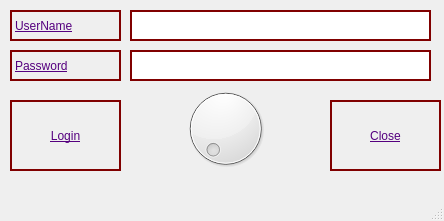
<?xml version="1.0" encoding="UTF-8"?>
<ui version="4.0">
 <class>MainWindow</class>
 <widget class="QMainWindow" name="MainWindow">
  <property name="geometry">
   <rect>
    <x>0</x>
    <y>0</y>
    <width>444</width>
    <height>221</height>
   </rect>
  </property>
  <property name="windowTitle">
   <string>MainWindow</string>
  </property>
  <widget class="QWidget" name="centralwidget">
   <widget class="QLabel" name="label">
    <property name="geometry">
     <rect>
      <x>10</x>
      <y>10</y>
      <width>111</width>
      <height>31</height>
     </rect>
    </property>
    <property name="styleSheet">
     <string notr="true">font: 75 italic 12pt &quot;Calibri&quot;;
text-decoration: underline;
color: rgb(85, 0, 127);
border: 2px solid maroon</string>
    </property>
    <property name="text">
     <string>UserName</string>
    </property>
   </widget>
   <widget class="QLabel" name="label_2">
    <property name="geometry">
     <rect>
      <x>10</x>
      <y>50</y>
      <width>111</width>
      <height>31</height>
     </rect>
    </property>
    <property name="styleSheet">
     <string notr="true">font: 75 italic 12pt &quot;Calibri&quot;;
text-decoration: underline;
color: rgb(85, 0, 127);
border: 2px solid maroon</string>
    </property>
    <property name="text">
     <string>Password</string>
    </property>
   </widget>
   <widget class="QPushButton" name="btnLogin">
    <property name="geometry">
     <rect>
      <x>10</x>
      <y>100</y>
      <width>111</width>
      <height>71</height>
     </rect>
    </property>
    <property name="styleSheet">
     <string notr="true">font: 75 italic 12pt &quot;Calibri&quot;;
text-decoration: underline;
color: rgb(85, 0, 127);
border: 2px solid maroon</string>
    </property>
    <property name="text">
     <string>Login</string>
    </property>
   </widget>
   <widget class="QLineEdit" name="ltxtUserName">
    <property name="geometry">
     <rect>
      <x>130</x>
      <y>10</y>
      <width>301</width>
      <height>31</height>
     </rect>
    </property>
    <property name="styleSheet">
     <string notr="true">font: 75 italic 12pt &quot;Calibri&quot;;
text-decoration: underline;
color: rgb(85, 0, 127);
border: 2px solid maroon</string>
    </property>
   </widget>
   <widget class="QLineEdit" name="ltxtPassword">
    <property name="geometry">
     <rect>
      <x>130</x>
      <y>50</y>
      <width>301</width>
      <height>31</height>
     </rect>
    </property>
    <property name="styleSheet">
     <string notr="true">font: 75 italic 12pt &quot;Calibri&quot;;
text-decoration: underline;
color: rgb(85, 0, 127);
border: 2px solid maroon</string>
    </property>
   </widget>
   <widget class="QPushButton" name="pushButton_2">
    <property name="geometry">
     <rect>
      <x>330</x>
      <y>100</y>
      <width>111</width>
      <height>71</height>
     </rect>
    </property>
    <property name="styleSheet">
     <string notr="true">font: 75 italic 12pt &quot;Calibri&quot;;
text-decoration: underline;
color: rgb(85, 0, 127);
border: 2px solid maroon</string>
    </property>
    <property name="text">
     <string>Close</string>
    </property>
   </widget>
   <widget class="QDial" name="dial">
    <property name="geometry">
     <rect>
      <x>150</x>
      <y>83</y>
      <width>151</width>
      <height>91</height>
     </rect>
    </property>
   </widget>
  </widget>
  <widget class="QMenuBar" name="menubar">
   <property name="geometry">
    <rect>
     <x>0</x>
     <y>0</y>
     <width>444</width>
     <height>25</height>
    </rect>
   </property>
  </widget>
  <widget class="QStatusBar" name="statusbar"/>
 </widget>
 <resources/>
 <connections>
  <connection>
   <sender>pushButton_2</sender>
   <signal>clicked()</signal>
   <receiver>MainWindow</receiver>
   <slot>close()</slot>
   <hints>
    <hint type="sourcelabel">
     <x>398</x>
     <y>148</y>
    </hint>
    <hint type="destinationlabel">
     <x>363</x>
     <y>211</y>
    </hint>
   </hints>
  </connection>
 </connections>
</ui>
